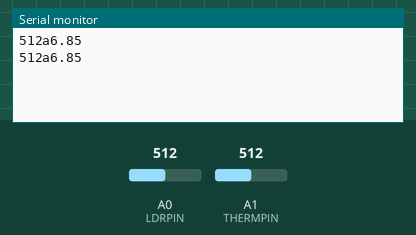
A sketch run on a simulated Arduino Uno, built with avr-gcc and run on an emulated ATmega328P. Parts: the last lines printed to the serial monitor. The test bench sets the inputs (shaded band); at power-on: A0 (LDRPIN) = 512, A1 (THERMPIN) = 512.

Above: at 1.2 s.
1.3 s: A0 (LDRPIN) set to 716
At 2.6 s:
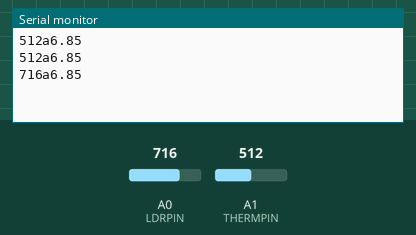
2.8 s: A1 (THERMPIN) set to 716
At 4.0 s:
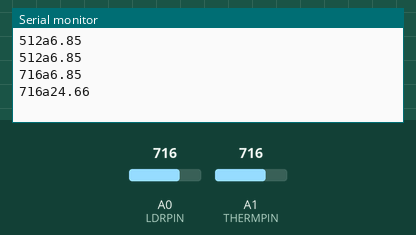
4.3 s: A0 (LDRPIN) set to 900
At 5.1 s:
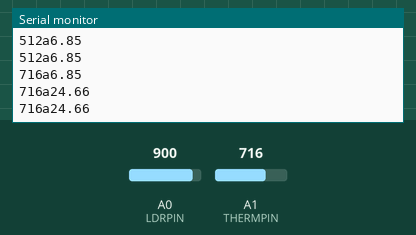
5.8 s: A1 (THERMPIN) set to 900
At 7.2 s:
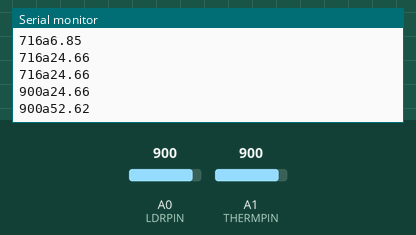
Timing chart, 0 to 8.3 s (numbered marks = the images above; inputs shaded):
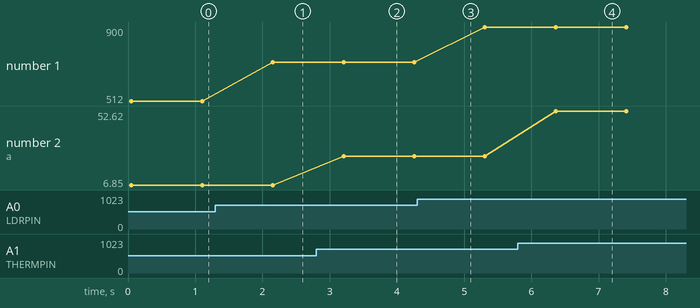

Measured:
- after the input at 1.3 s, the serial monitor: prints a new line after 0.85 s (image 1)
- after the input at 2.8 s, the serial monitor: prints a new line after 0.41 s (image 2)
- after the input at 5.8 s, the serial monitor: prints a new line after 0.56 s (image 4)
- plotted number 1: 512 → 716 after the input at 1.3 s, 716 → 900 after the input at 4.3 s
- plotted number 2: 6.85 → 24.66 after the input at 2.8 s, 24.66 → 52.62 after the input at 5.8 s

The sketch:

sensor_input.ino
```cpp
#define LDRPIN A0

#define THERMPIN A1
#define THERMNOMINAL 4700
#define TEMPNORMAL 280

#define NUMSAMPLES 5
#define BCOEFFICIENT 3950
#define SRESISTOR 10000

int ldrValue = 0;
uint16_t samples[NUMSAMPLES];

void setup() {
Serial.begin(9600);
}
void loop() {
  uint8_t i;
  float averageTherm;

  // take N samples in a row, with a slight delay
  for (i=0; i< NUMSAMPLES; i++) {
   samples[i] = analogRead(THERMPIN);
   delay(10);
  }

  // average all the samples out
  averageTherm = 0;
  for (i=0; i< NUMSAMPLES; i++) {
     averageTherm += samples[i];
  }
  averageTherm /= NUMSAMPLES;

  averageTherm = (1024 / averageTherm) - 1;

  float steinhart;

  // Changing average value to Degrees celcuis
  steinhart = averageTherm;
  steinhart = log(steinhart);
  steinhart /= BCOEFFICIENT;
  steinhart += 1.0 / (TEMPNORMAL);
  steinhart = 1.0 / steinhart;
  steinhart -= 273.15;

  ldrValue = analogRead(LDRPIN);

  // Sending the values
  Serial.print(ldrValue, DEC);
  Serial.print("a");
  Serial.print(steinhart);
  Serial.print("\n");
delay(1000);
}
```
